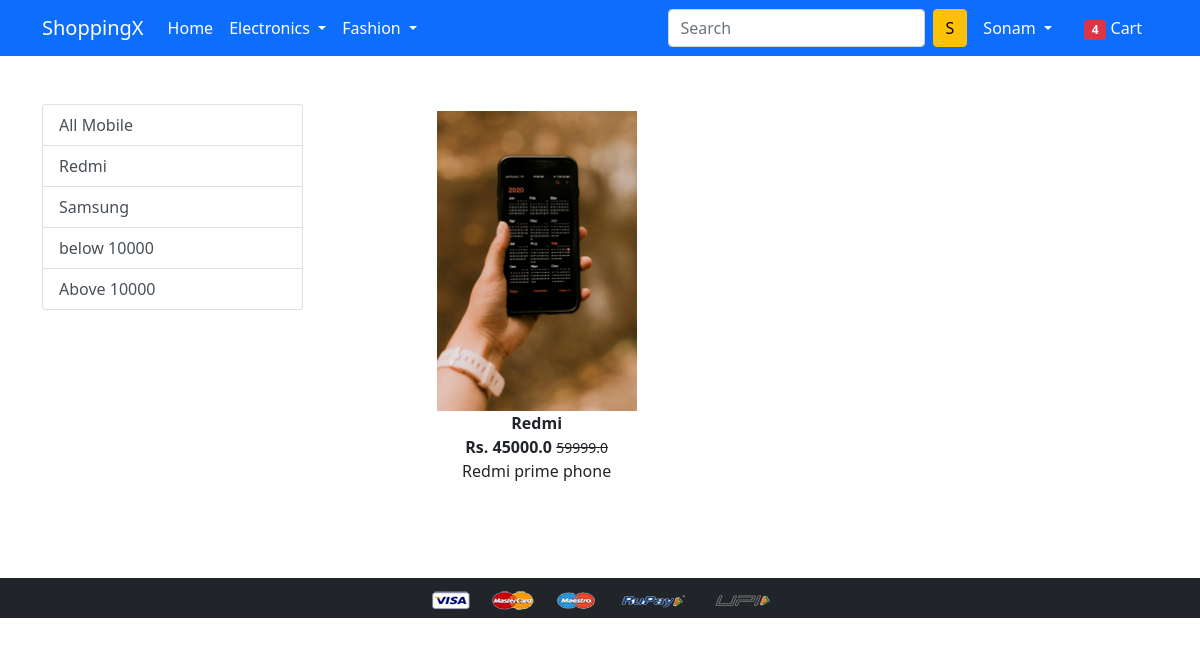
Screenshot of /mobile/Redmi (signed in) with the database file from the repository.
### app/models.py (models this page shows, shortened)
class Product(models.Model):
    title=models.CharField(max_length=100)
    selling_price=models.FloatField()
    discount_price=models.FloatField()
    description=models.TextField()
    brand=models.CharField(max_length=100)
    category=models.CharField(choices=CATEGORY_CHOICES,max_length=2)
    product_image=models.ImageField(upload_to='producting')

### app/views.py (the view)
# urls.py: path('mobile/', views.mobile, name='mobile'),
def mobile(request, data=None):
    mobiles = Product.objects.none()
    if data is None:
        mobiles = Product.objects.filter(category='M')
    elif data in ['Redmi', 'Samsung']:  # Filter by brand
        mobiles = Product.objects.filter(category='M', brand=data)
    elif data == 'below':
        mobiles = Product.objects.filter(category='M', discount_price__lt=10000)  # Filter by price below 10000
    elif data == 'above':
        mobiles = Product.objects.filter(category='M', discount_price__gt=10000)  # Filter by price below 10000
    return render(request, 'app/mobile.html', {'mobiles': mobiles})

### app/templates/app/mobile.html (shortened to what this page needs)
{% extends 'app/base.html' %}
{% load static %}
{% block main-content %}
<div class="container my-5">
    <div class="row">
        <div class="col-sm-3">
            <div class="list-group">
                <a href="{% url 'mobile' %}" class="list-group-item list-group-item-action" aria-current='true'>All Mobile</a>
                <a href="{% url 'mobiledata' 'Redmi' %}" class="list-group-item list-group-item-action" aria-current='true'>Redmi</a>
                <a href="{% url 'mobiledata' 'Samsung' %}" class="list-group-item list-group-item-action" aria-current='true'>Samsung</a>
                <a href="{% url 'mobiledata' 'below' %}" class="list-group-item list-group-item-action" aria-current='true'>below 10000</a>
                <a href="{% url 'mobiledata' 'above' %}" class="list-group-item list-group-item-action" aria-current='true'>Above 10000</a>
            </div>
        </div>
        <div class="col-sm-8 offset-sm-1">
            <div class="row">
                {% for product in mobiles %}
                <div class="col-sm-4 text-center mb-4">
                    <a href="{% url 'product-detail' product.id %}" class="btn">
                        <div class="item">
                            <img src="{{ product.product_image.url }}" alt="{{ product.title }}" class="img-fluid" style="height: 300px; width: 100%; object-fit: cover;">
                            <div class="fw-bold">{{ product.title }}</div>
                            <div class="fw-bold">Rs. {{ product.discount_price }}
                                <small class="fw-light text-decoration-line-through">{{ product.selling_price }}</small>
                            </div>
                            <p>{{ product.description }}</p>
                        </div>
                    </a>
                </div>
                {% empty %}
                <div class="col-12">
                    <p>No mobiles available.</p>
                </div>
                {% endfor %}
            </div>
        </div>
    </div>
</div>
{% endblock main-content %}

### app/templates/app/base.html (shortened to what this page needs)
<!doctype html>
{% load static %}
<html lang="en">
  <head>
    <link href="https://cdn.jsdelivr.net/npm/bootstrap@5.0.0-beta1/dist/css/bootstrap.min.css" rel="stylesheet">
    <link rel="stylesheet" href="{% static 'app/css/owl.carousel.min.css' %}">
    <link rel="stylesheet" href="{% static 'app/css/all.min.css' %}">
    <link rel="stylesheet" href="{% static 'app/css/style.css' %}">
  </head>
  <body>
    <nav class="navbar navbar-expand-lg navbar-dark bg-primary">
      <div class="container">
        <a class="navbar-brand" href="/">ShoppingX</a>
        <div class="collapse navbar-collapse" id="navbarSupportedContent">
          <ul class="navbar-nav me-auto mb-2 mb-lg-0">
            <li class="nav-item">
              <a class="nav-link active" aria-current="page" href="/">Home</a>
            </li>
            <li class="nav-item dropdown">
              <a class="nav-link dropdown-toggle text-white" href="#" id="electronicsDropdown" role="button" data-bs-toggle="dropdown" aria-expanded="false">
                Electronics
              </a>
            </li>
            <li class="nav-item dropdown">
              <a class="nav-link dropdown-toggle text-white" href="#" id="fashionDropdown" role="button" data-bs-toggle="dropdown" aria-expanded="false">
                Fashion
              </a>
            </li>
          </ul>
          <form class="d-flex">
            <input class="form-control me-2" type="search" placeholder="Search" aria-label="Search">
            <button class="btn btn-warning" type="submit">S</button>
          </form>
          <div>
            <ul class="navbar-nav me-auto mb-2 mb-lg-0">
              {% if request.user.is_authenticated %}
                <li class="nav-item dropdown mx-2">
                  <a class="nav-link dropdown-toggle text-white" href="#" id="profileDropdown" role="button" data-bs-toggle="dropdown" aria-expanded="false">
                    {{ request.user.username |capfirst}}
                  </a>
                </li>
                <li class="nav-item mx-2">
                  <a href="{% url 'showcart' %}" class="nav-link text-white">
                    <span class="badge bg-danger">4</span> Cart
                  </a>
                </li>
              {% endif %}
            </ul>
          </div>
        </div>
      </div>
    </nav>
    {% block main-content %}{% endblock main-content %}
    <footer class="container-fluid bg-dark text-center p-2 mt-5">
      <img src="{% static 'app/images/payment.png' %}" alt="Payment Methods" class="img-fluid" height="2px">
    </footer>
  </body>
</html>

### rows the page displays
Product: product_image (picture), title "Redmi", discount_price "45000.0", selling_price "59999.0", description "Redmi prime phone"

### other values shown
{{ request.user.username |capfirst }} "Sonam"
